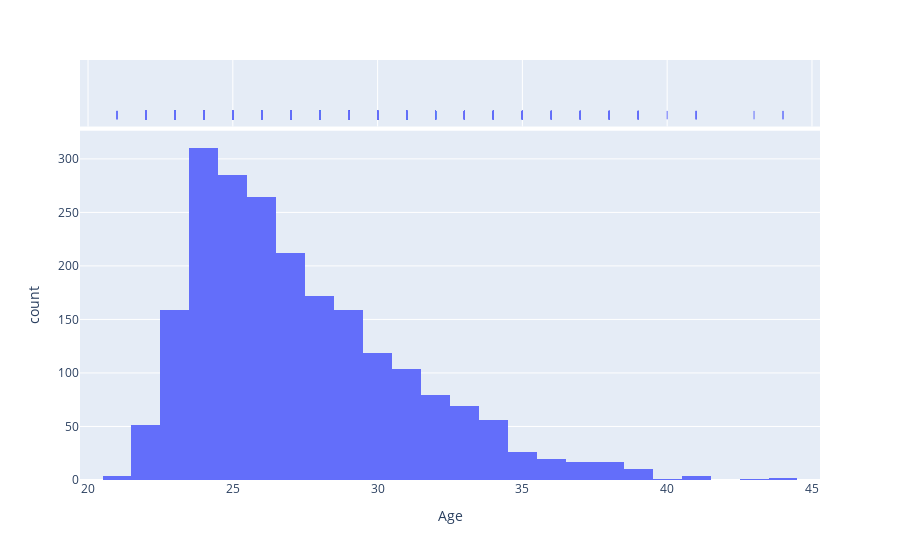

The notebook cell saved with this chart:
### Markdown cell above
## Visualisation

### Code cell
px.histogram(df_player,x='Age',marginal='rug',hover_name='Home State')

### Figure 1 — Plotly figure (JSON) as saved in the notebook; plotly's stock layout.template omitted (floating-point values rounded to 4 significant figures; data arrays with more than 128 entries replaced by an {"elided": "..."} marker saying what was removed)
{"data": [{"alignmentgroup": "True", "bingroup": "x", "hovertemplate": "Age=%{x}<br>count=%{y}<extra></extra>", "legendgroup": "", "marker": {"color": "#636efa", "pattern": {"shape": ""}}, "name": "", "offsetgroup": "", "orientation": "v", "showlegend": false, "type": "histogram", "x": {"elided": "2141 int values"}, "xaxis": "x", "yaxis": "y"}, {"alignmentgroup": "True", "boxpoints": "all", "fillcolor": "rgba(255,255,255,0)", "hoveron": "points", "hovertemplate": "<b>%{hovertext}</b><br><br>Age=%{x}<extra></extra>", "hovertext": {"elided": "2141 str values"}, "jitter": 0, "legendgroup": "", "line": {"color": "rgba(255,255,255,0)"}, "marker": {"color": "#636efa", "symbol": "line-ns-open"}, "name": "", "offsetgroup": "", "showlegend": false, "type": "box", "x": {"elided": "2141 int values"}, "xaxis": "x2", "yaxis": "y2"}], "layout": {"barmode": "relative", "legend": {"tracegroupgap": 0}, "margin": {"t": 60}, "xaxis": {"anchor": "y", "domain": [0, 1], "title": {"text": "Age"}}, "xaxis2": {"anchor": "y2", "domain": [0, 1], "matches": "x", "showgrid": true, "showticklabels": false}, "yaxis": {"anchor": "x", "domain": [0, 0.8316], "title": {"text": "count"}}, "yaxis2": {"anchor": "x2", "domain": [0.8416, 1], "matches": "y2", "showgrid": false, "showline": false, "showticklabels": false, "ticks": ""}}}
